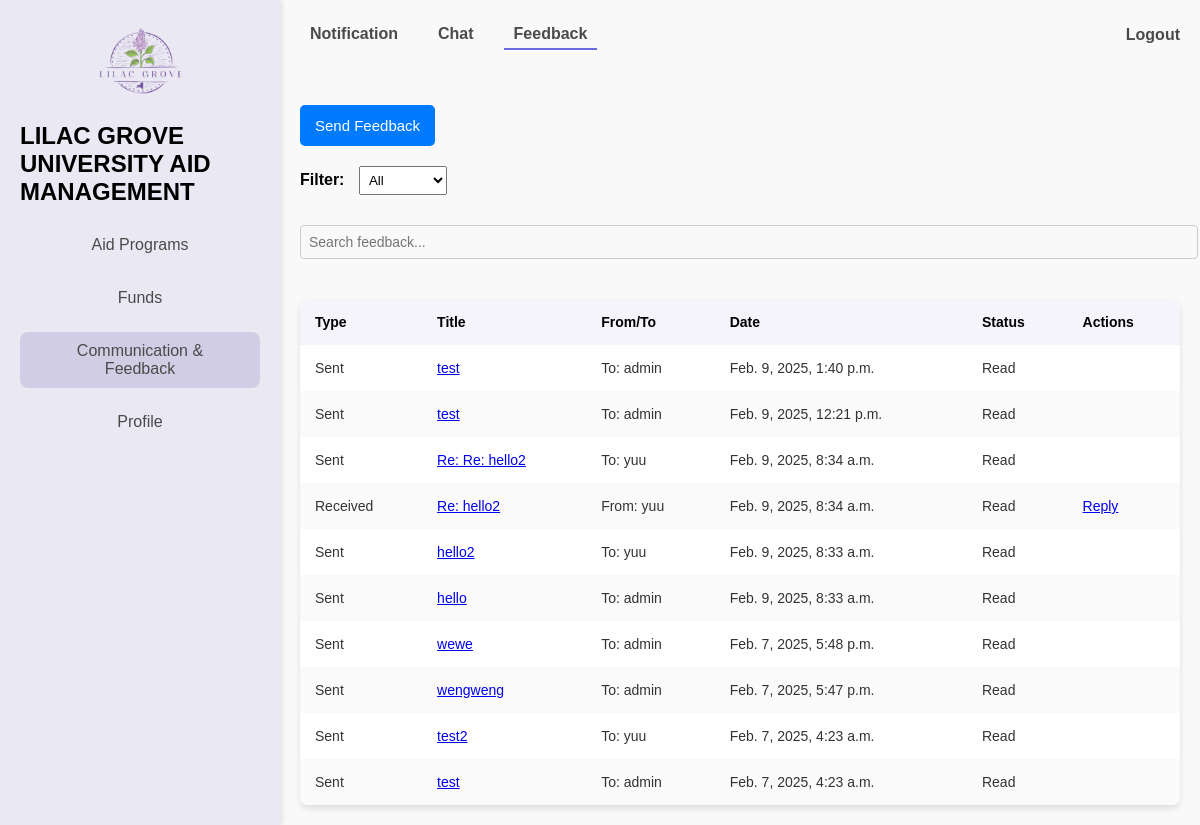
The app's page /profile/?tab=feedback (signed in) with its own data.
### feedbacks/models.py (models this page shows, shortened)
class Feedback(models.Model):
    CATEGORY_CHOICES = [
        ('system/application', 'System/Application'),
        ('aid_programs', 'Aid Programs'),
    ]
    sender = models.ForeignKey(settings.AUTH_USER_MODEL, related_name='sent_feedbacks', on_delete=models.CASCADE)
    receiver = models.ForeignKey(settings.AUTH_USER_MODEL, related_name='received_feedbacks', on_delete=models.CASCADE)
    title = models.CharField(max_length=255)
    message = models.TextField()
    category = models.CharField(max_length=20, choices=CATEGORY_CHOICES)
    attachment = models.FileField(upload_to='feedback_attachments/', blank=True, null=True)
    is_read = models.BooleanField(default=False)  # Track if the feedback is read
    created_at = models.DateTimeField(auto_now_add=True)
    updated_at = models.DateTimeField(auto_now=True)
    class Meta:
        db_table = 'feedback'

### users/models.py (models this page shows, shortened)
class Account(AbstractUser):
    ROLE_LIST = [
        ('student', 'Student'),
        ('officer', 'Aid Officer'),
        ('funder', 'Funder'),
        ('administrator', 'Administrator'),
    ]
    role = models.CharField(max_length=13, choices=ROLE_LIST)
    study_program = models.CharField(max_length=100, blank=True, null=True)  # only for Students
    years_of_study = models.IntegerField(blank=True, null=True)
    gpa = models.FloatField(blank=True, null=True)
    organization_name = models.CharField(max_length=255, blank=True, null=True)
    is_approved = models.BooleanField(default=False)
    phone_number = models.CharField(max_length=15, blank=True, null=True)
    created_at = models.DateTimeField(default=now)
    updated_at = models.DateTimeField(auto_now=True)
    class Meta:
        db_table = 'users_masterlist'

### users/views.py (the view)
# urls.py: path('profile/', views.dashboard, name = 'dashboard'),
@login_required
def dashboard(request):
    role_dashboard_map = {
        'administrator': admin_dashboard,
        'student': student_dashboard,
        'officer': officer_dashboard,
        'funder': funder_dashboard,
    }
    user_role = request.user.role
    if user_role in role_dashboard_map:
        return role_dashboard_map[user_role](request)
    else:
        messages.error(request, "Your role is not recognized. Please contact support.")
        return redirect('home')  # Redirect to a safe fallback page

### users/views.py (called while the page is built)
def role_required(role_name):
    def decorator(view_func):
        def wrapper(request, *args, **kwargs):
            if request.user.role != role_name:
                raise PermissionDenied("You do not have permission to access this page.")
            return view_func(request, *args, **kwargs)
        return wrapper
    return decorator

def get_navbar_content(user_role, active_menu):
    return NAVBAR_CONTENT.get(user_role, {}).get(active_menu, [])

def get_feedback_list(user):
    feedback_entries = Feedback.objects.filter(
        Q(sender=user) | Q(receiver=user)
    ).order_by('-created_at')
    return [
        {'feedback': feedback, 'type': 'Sent' if feedback.sender == user else 'Received'}
        for feedback in feedback_entries
    ]

def get_notifications_list(user):
    return Notification.objects.filter(user=user).order_by('-created_at')

def get_aids_list(user=None):
    if user is None:
        raise ValueError("A user must be provided to filter aid programs.")
    if user.role == 'student':
        return AidProgram.objects.filter(approval_status='APPROVED')
    return AidProgram.objects.all()

def get_application_statuses(user):
    if user.role == 'student':
        return ApplicationStatus.objects.filter(student=user)
    elif user.role == 'officer':
        return ApplicationStatus.objects.all()
    else:
        raise PermissionDenied("You do not have permission to view application statuses.")

### users/templates/dashboards/dashboard.html (shortened to what this page needs)
{% extends "base.html" %}
{% load static %}
{% block statics %}
    <link rel="stylesheet" href="{% static 'css/Dashboard.css' %}">
{% endblock statics %}
{% block content %}
    <div class="container">
        <aside class="sidebar">
            <div class="logo">
                <img src="{% static "img/logo.png" %}" alt="Lilac Grove Logo">
                <h1>LILAC GROVE UNIVERSITY AID MANAGEMENT</h1>
            </div>
            <nav class="menu">
                {% block menu %}
                <a href="{% url 'dashboard' %}?tab=financial_aid" class="menu-item {% if active_menu == 'AidPrograms' %}active{% endif %}">
                    Aid Programs
                </a>
                <a href="{% url 'dashboard' %}?tab=fund_utilization" class="menu-item {% if active_menu == 'funds' %}active{% endif %}">
                    Funds
                </a>
                <a href="{% url 'dashboard' %}?tab=notification" class="menu-item {% if active_menu == 'communication' %}active{% endif %}">
                    Communication &amp;<br>
                    Feedback
                </a>
                <a href="{% url 'dashboard' %}?tab=my_profile" class="menu-item {% if active_menu == 'profile' %}active{% endif %}">
                    Profile
                </a>
                {% endblock menu %}
            </nav>
        </aside>
        <main class="content">
            <div class="navbar">
                <div class="tabs">
                    {% for item in navbar_content %}
                    <a href="{% url 'dashboard' %}?tab={{ item.tab }}" class="tab {% if active_tab == item.tab %}active{% endif %}">
                        {{ item.name }}
                    </a>
                    {% endfor %}
                </div>
                <div class="logout">
                    <a href="{% url "logout" %}">Logout</a>
                </div>
            </div>
            {% if active_tab == 'feedback' %}
                    {% include "feedbacks/feedback.html" %}
            {% elif active_tab == 'notification' %}
                {% include "notifications/list.html" %}
            {% elif active_tab == 'chat' %}
                {% include "chats/chat.html" %}
            {% endif %}
        </main>
    </div>
{% endblock content %}

### feedbacks/templates/feedbacks/feedback.html (shortened to what this page needs)
{% load static %}
<!DOCTYPE html>
<html lang="en">
<head>
    <link rel="stylesheet" href="{% static 'css/feedbacks.css' %}">
</head>
<body>
    <div class="actions">
        <button onclick="openModal('send-feedback')">Send Feedback</button>
    </div>
    <div class="filters">
        <label for="filter-dropdown">Filter:</label>
        <select id="filter-dropdown" onchange="filterFeedback(this.value)">
            <option value="all">All</option>
        </select>
    </div>
    <div class="search-bar">
        <input type="text" id="search-input" placeholder="Search feedback..." onkeyup="filterFeedback()">
    </div>
    <table id="feedback-table">
        <thead>
            <tr>
                <th>Type</th>
                <th>Title</th>
                <th>From/To</th>
                <th>Date</th>
                <th>Status</th>
                <th>Actions</th>
            </tr>
        </thead>
        <tbody>
            {% for item in feedback_list %}
                <tr class="feedback-row {% if item.type == 'Sent' %}sent{% else %}received{% endif %}">
                    <td>{{ item.type }}</td>
                    <td>
                        <a href="#"
                            onclick="showFeedbackContent(
                                '{{ item.feedback.id }}',
                                '{{ item.feedback.title|escapejs }}',
                                '{{ item.feedback.message|escapejs }}',
                                {% if item.feedback.attachment %}'{{ item.feedback.attachment.url|escapejs }}'{% else %}null{% endif %}
                            )">
                            {{ item.feedback.title }}
                        </a>
                    </td>
                    <td>
                        {% if item.type == 'Sent' %}
                            To: {{ item.feedback.receiver.username }}
                        {% else %}
                            From: {{ item.feedback.sender.username }}
                        {% endif %}
                    </td>
                    <td>{{ item.feedback.created_at }}</td>
                    <td id="status-{{item.feedback.id}}">
                        {% if not item.feedback.is_read and item.feedback.receiver == request.user %}
                            <strong>Unread</strong>
                        {% else %}
                            Read
                        {% endif %}
                    </td>
                    <td>
                        {% if item.feedback.receiver == request.user %}
                            <a href="#" onclick="openReplyModal({{ item.feedback.id }})">Reply</a>
                        {% endif %}
                    </td>
                </tr>
            {% empty %}
                <tr>
                    <td colspan="6">No feedback available.</td>
                </tr>
            {% endfor %}
        </tbody>
    </table>
</body>
</html>

### static/css/main.css (style rules this page uses)
body { font-family: Arial, sans-serif; margin: 0; padding: 0; background-color: #f9f9f9; min-height: 100vh; display: flex; justify-content: center; align-items: center; }

### users/static/css/dashboard.css (style rules this page uses)
.container { display: flex; min-height: 100vh; width: 100%; margin: 0; padding: 0; overflow: hidden; }
.sidebar { width: 240px; background-color: #eae8f2; padding: 20px; box-shadow: 2px 0 5px rgba(0, 0, 0, 0.1); }
.logo img { max-width: 120px; margin: 0 auto 20px; display: block; }
.menu { display: flex; flex-direction: column; gap: 15px; }
.menu-item { text-decoration: none; color: #4a4a4a; font-size: 16px; padding: 10px; text-align: center; border-radius: 8px; transition: background-color 0.3s; }
.menu-item:hover, .menu-item.active { background-color: #d1cde5; color: #4a4a4a; }
.content { flex: 1; display: flex; flex-direction: column; padding: 20px; box-sizing: border-box; width: calc(100% - 240px); overflow-y: auto; }
.navbar { display: flex; justify-content: space-between; align-items: center; margin-bottom: 20px; }
.tabs { display: flex; gap: 20px; }
.tab { text-decoration: none; font-weight: bold; color: #4a4a4a; padding: 5px 10px; border-bottom: 2px solid transparent; transition: border-color 0.3s; }
.tab.active { border-color: #6b6bdf; }
.logout a { text-decoration: none; color: #4a4a4a; font-weight: bold; }
label { font-weight: bold; margin-bottom: 5px; }
input { padding: 10px; border: 1px solid #ccc; border-radius: 5px; background-color: #f9f9f9; font-size: 14px; }

### feedbacks/static/css/feedbacks.css (style rules this page uses)
.actions, .filters, .search-bar { margin-bottom: 20px; }
.filters select { padding: 5px; margin-left: 10px; }
.search-bar input { width: 100%; padding: 8px; margin-top: 10px; border: 1px solid #ccc; border-radius: 4px; }
table { width: 100%; border-collapse: collapse; margin-top: 20px; background-color: #fff; box-shadow: 0 4px 6px rgba(0, 0, 0, 0.1); border-radius: 8px; overflow: hidden; }
table th, table td { padding: 15px; text-align: left; }
table th { background-color: #f5f4fa; font-size: 14px; }
table tr:nth-child(even) { background-color: #fafafa; }
table td { font-size: 14px; color: #333; }
button { background-color: #007BFF; color: white; padding: 12px 15px; border: none; border-radius: 5px; cursor: pointer; font-size: 15px; transition: background-color 0.3s ease; margin-top: 35px; }

### records on screen
Feedback: type "Sent", feedback "test", feedback.receiver.username "admin", feedback.created_at "Feb. 9, 2025, 1:40 p.m.", is_read "Read"
Feedback: type "Sent", feedback "test", feedback.receiver.username "admin", feedback.created_at "Feb. 9, 2025, 12:21 p.m.", is_read "Read"
Feedback: type "Sent", feedback "Re: Re: hello2", feedback.receiver.username "yuu", feedback.created_at "Feb. 9, 2025, 8:34 a.m.", is_read "Read"
Feedback: type "Received", feedback "Re: hello2", feedback.sender.username "yuu", feedback.created_at "Feb. 9, 2025, 8:34 a.m.", is_read "Read"
Feedback: type "Sent", feedback "hello2", feedback.receiver.username "yuu", feedback.created_at "Feb. 9, 2025, 8:33 a.m.", is_read "Read"
Feedback: type "Sent", feedback "hello", feedback.receiver.username "admin", feedback.created_at "Feb. 9, 2025, 8:33 a.m.", is_read "Read"
Feedback: type "Sent", feedback "wewe", feedback.receiver.username "admin", feedback.created_at "Feb. 7, 2025, 5:48 p.m.", is_read "Read"
Feedback: type "Sent", feedback "wengweng", feedback.receiver.username "admin", feedback.created_at "Feb. 7, 2025, 5:47 p.m.", is_read "Read"
Feedback: type "Sent", feedback "test2", feedback.receiver.username "yuu", feedback.created_at "Feb. 7, 2025, 4:23 a.m.", is_read "Read"
Feedback: type "Sent", feedback "test", feedback.receiver.username "admin", feedback.created_at "Feb. 7, 2025, 4:23 a.m.", is_read "Read"

### other values on screen
{{ item.name }} "Notification" "Chat" "Feedback"
